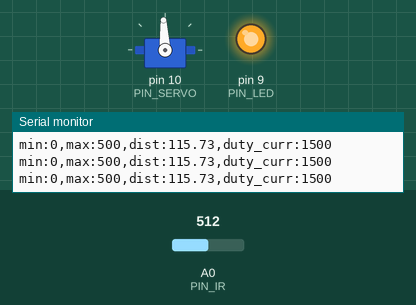
Recording of a sketch running on a simulated Arduino Uno, built with avr-gcc and run on an emulated ATmega328P. On the bench: servo, output pins drawn as LEDs (lit = HIGH), the last lines printed to the serial monitor. The test bench sets the inputs (shaded band); at power-on: A0 (PIN_IR) = 512.

Above: at 1.2 s.
1.3 s: A0 (PIN_IR) set to 316
4.3 s: A0 (PIN_IR) set to 286
At 4.7 s:
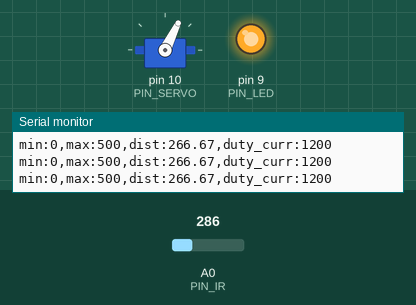
5.8 s: A0 (PIN_IR) set to 306
At 7.0 s:
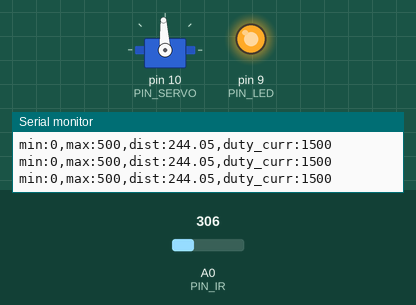
8.8 s: A0 (PIN_IR) set to 240
At 9.2 s:
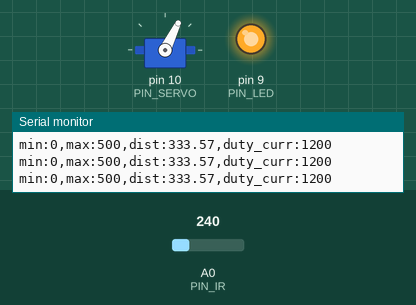
Timing chart, 0 to 11.8 s (numbered marks = the images above; inputs shaded):
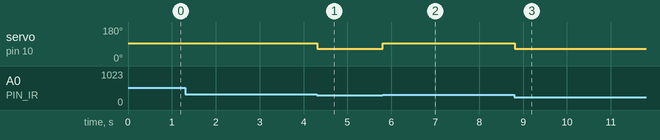

Measured:
- the behaviour switches between 301 and 300 on A0 (PIN_IR) (found by bisection; images 0 and 1)
- after the input at 4.3 s, servo on pin 10 (PIN_SERVO): 93° → 64° at once
- after the input at 5.8 s, servo on pin 10 (PIN_SERVO): 64° → 93° at once
- after the input at 8.8 s, servo on pin 10 (PIN_SERVO): 93° → 64° at once

The sketch:

21_bbc_20203065.ino.ino
```cpp
#include <Servo.h>

// Arduino pin assignment
#define PIN_IR A0
#define PIN_LED 9
#define PIN_SERVO 10

#define _DUTY_MIN 1200
#define _DUTY_NUE 1350
#define _DUTY_MAX 1500

int a, b;
int duty_curr;
Servo myservo;

void setup() {
// initialize GPIO pins
  pinMode(PIN_LED,OUTPUT);
  digitalWrite(PIN_LED, 1);
  myservo.attach(PIN_SERVO);
  myservo.writeMicroseconds(_DUTY_NUE);

// initialize serial port
  Serial.begin(57600);

  a = 83;
  b = 301;

}

float ir_distance(void){ // return value unit: mm
  float val;
  float volt = float(analogRead(PIN_IR));
  val = ((6762.0/(volt-9.0))-4.0) * 10.0;
  return val;
}

void loop() {
  float raw_dist = ir_distance();
  float dist_cali = 100 + 300.0 / (b - a) * (raw_dist - a);
  Serial.print("min:0,max:500,dist:");
  Serial.print(dist_cali);
  if(250 >= dist_cali){
    digitalWrite(PIN_LED, 1);
    duty_curr = _DUTY_MAX;
  }
  else{
    digitalWrite(PIN_LED, 1);
    duty_curr = _DUTY_MIN;
  }
  myservo.writeMicroseconds(duty_curr);
  Serial.print(",duty_curr:");
  Serial.println(duty_curr);
}
```
